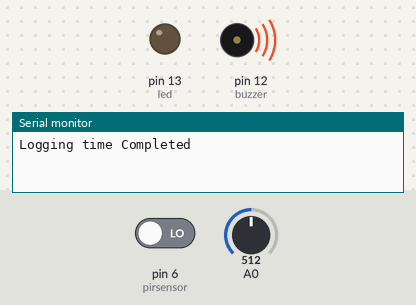
Simulated run of this sketch. Board: Arduino Uno, built with avr-gcc and run on an emulated ATmega328P. Shown: output pins drawn as LEDs (lit = HIGH), buzzer (waves = sounding, pin HIGH), the last lines printed to the serial monitor. The inputs (shaded band) are chosen by the test bench; at power-on: pin 6 (pirsensor) LOW, A0 = 512. The modem accepts every AT command (registered, SIM ready, sends succeed) and sends nothing else.

Above: at 6.2 s.
6.3 s: pin 6 (pirsensor) driven HIGH
At 11.6 s:
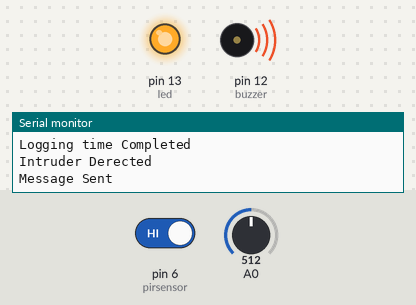
13.3 s: pin 6 (pirsensor) driven LOW
At 18.8 s:
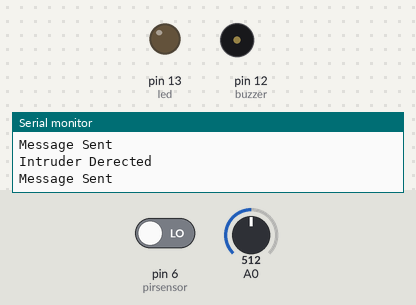
27.3 s: A0 set to 1023
At 32.5 s:
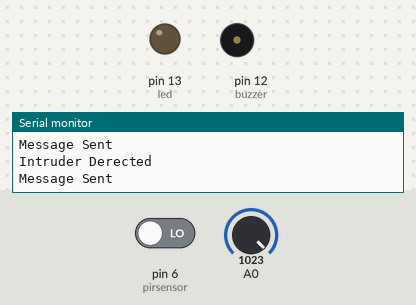
34.3 s: pin 6 (pirsensor) driven HIGH
At 35.9 s:
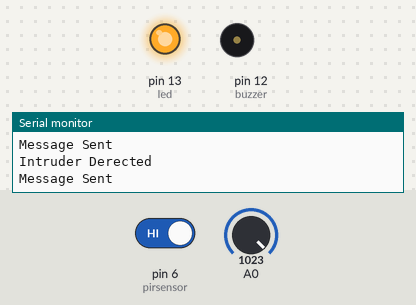
Timing chart, 0 to 37.4 s (numbered marks = the images above; inputs shaded):
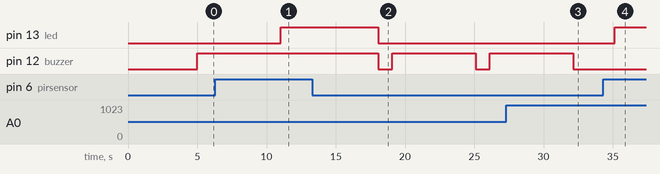

The sketch:

final_gsm1000.ino
```cpp
#include<SoftwareSerial.h>
SoftwareSerial SIM900(7,8);
String textForSMS;
int pirsensor=6;
int tiltSensor;
int led=13;
int buzzer=12;
void setup(){
  Serial.begin(19200);
  SIM900.begin(19200);
  Serial.println("Logging time Completed");
  pinMode(pirsensor, INPUT);
  pinMode(led, OUTPUT);
  pinMode(buzzer, OUTPUT);
  digitalWrite(led, LOW);
  digitalWrite(buzzer, LOW);
  delay(5000);
}
void loop(){
  tiltSensor=analogRead(A0);
  if(tiltSensor<1022){
    textForSMS="\nIntruder Derected";
    digitalWrite(buzzer, HIGH);
    sendSMS(textForSMS);
    Serial.println(textForSMS);
    Serial.println("Message Sent");
    delay(1000);

  }
  if(digitalRead(pirsensor)==HIGH){
    digitalWrite(led, HIGH);
    /*textForSMS="\nIntruder Derected";
    sendSMS(textForSMS);
    Serial.println(textForSMS);
    Serial.println("Message Sent");*/
    delay(1000);

  }
  else{
    digitalWrite(led, LOW);
    digitalWrite(buzzer, LOW);
    delay(1000);

  }
}
void sendSMS(String textForSMS){
  SIM900.print("AT+CMGF=1\r");
  delay(1000);
  SIM900.println("AT+CMGS=\"+254713382967\"\r");
  delay(1000);
  SIM900.println(textForSMS);
  delay(1000);
  SIM900.println((char)26);
  delay(1000);
  SIM900.println();
  delay(1000);
}
```

Measured:
- after the input at 6.3 s, pin 13 (led): LOW → HIGH after 4.7 s; pin 12 (buzzer): stays HIGH (without the input it goes to LOW after 4.7 s)
- after the input at 13.3 s, pin 13 (led): HIGH → LOW after 4.8 s; pin 12 (buzzer): alternates HIGH for 6.0 s and LOW for 1.0 s, starting after 4.8 s
- after the input at 27.3 s, pin 12 (buzzer): goes on until 32.1 s, then stays LOW
- after the input at 34.3 s, pin 13 (led): LOW → HIGH after 0.83 s
